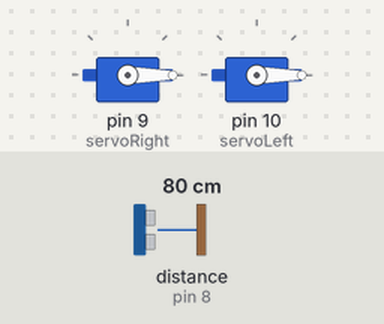
Simulated run of this sketch. Board: Arduino Uno, built with avr-gcc and run on an emulated ATmega328P. On the bench: 2 × servo. Wiring (inferred from the names in the program): ultrasonic range finder: trigger pin 7; echo pin 8. The test bench sets the inputs (shaded band); at power-on: distance to the obstacle (sensor on pin 8) 80 cm. The echo pulse lasts 58.3 µs per cm.

Above: at 1.2 s.
1.3 s: distance to the obstacle (sensor on pin 8) set to 14 cm
2.8 s: distance to the obstacle (sensor on pin 8) set to 11 cm
At 5.7 s:
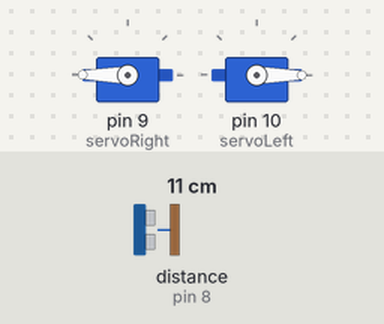
5.8 s: distance to the obstacle (sensor on pin 8) set to 18 cm
At 7.04 s:
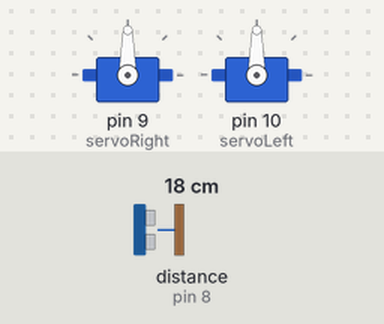
8.3 s: distance to the obstacle (sensor on pin 8) set to 2 cm
At 8.9 s:
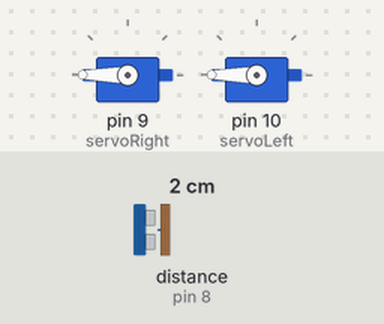
Timing chart, 0 to 12.3 s (numbered marks = the images above; inputs shaded):
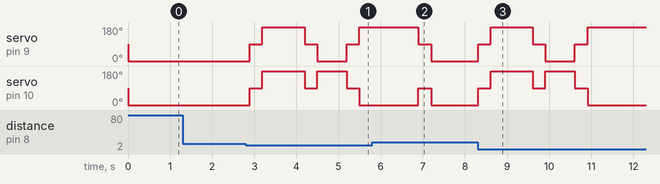

Measured:
- the behaviour switches between 13 and 12 cm on distance to the obstacle (sensor on pin 8) (found by bisection; images 0 and 1)
- after the input at 1.3 s, every drawn part: stays the same
- after the input at 2.8 s, servo on pin 9 (servoRight): 0° → 90° after 0.09 s, → 180° 0.30 s later, → 90° 1.0 s later, → 0° 0.30 s later, … (6 changes in this stretch); servo on pin 10 (servoLeft): 0° → 90° after 0.09 s, → 180° 0.30 s later, → 90° 1.0 s later, → 180° 0.30 s later, … (6 changes in this stretch)
- after the input at 5.8 s, servo on pin 9 (servoRight), servo on pin 10 (servoLeft): goes on until 7.2 s, then stays 0°
- after the input at 8.3 s, servo on pin 9 (servoRight): 0° → 90° at once, → 180° 0.30 s later, → 90° 1.0 s later, → 0° 0.30 s later, … (6 changes in this stretch); servo on pin 10 (servoLeft): 0° → 90° at once, → 180° 0.30 s later, → 90° 1.0 s later, → 180° 0.30 s later, … (6 changes in this stretch)

The sketch:

Obstacle_Avoiding_Robot_Code.ino
```cpp
// Arduino Based Servo Motor Driven Obstacle Avoidance Robot
// Using Ultrasonic Sensor

#include <Servo.h>

#define Trigger 7
#define Echo 8

Servo servoRight;
Servo servoLeft;

void setup() {

servoRight.attach(9);
servoLeft.attach(10);

pinMode(Echo, INPUT);
pinMode(Trigger, OUTPUT);

goStop();
}

void goForward() {

servoRight.write(0);
servoLeft.write(0);
}

void goReverse() {

servoRight.write(180);
servoLeft.write(180);
}

void goSpinRight() {

servoRight.write(0);
servoLeft.write(180);
}

void goSpinLeft() {

servoRight.write(180);
servoLeft.write(0);
}

void goStop() {

servoRight.write(90);
servoLeft.write(90);
}

void loop() {

// -----------------------------
// Measure distance
// -----------------------------

digitalWrite(Trigger, LOW);
delayMicroseconds(2);

digitalWrite(Trigger, HIGH);
delayMicroseconds(10);

digitalWrite(Trigger, LOW);

long duration = pulseIn(Echo, HIGH);

int distance = duration / 74 / 2;

// -----------------------------
// Obstacle avoidance logic
// -----------------------------

if (distance >= 5) {

// No obstacle
goForward();

}

else {

// Obstacle detected
goStop();
delay(300);

// Move backward
goReverse();
delay(1000);

// Stop
goStop();
delay(300);

// Try turning right
goSpinRight();
delay(700);

// Stop after turning
goStop();
delay(300);

// Measure distance again
digitalWrite(Trigger, LOW);
delayMicroseconds(2);

digitalWrite(Trigger, HIGH);
delayMicroseconds(10);

digitalWrite(Trigger, LOW);

duration = pulseIn(Echo, HIGH);

distance = duration / 74 / 2;

// -----------------------------
// Check right direction
// -----------------------------

if (distance >= 5) {

// Right direction is clear
goForward();

}

else {

// Right direction is blocked
// Turn left
goSpinLeft();
delay(1400);

// Stop after turning
goStop();
delay(300);

// Continue forward
goForward();
}
}

delay(100);
}
```
